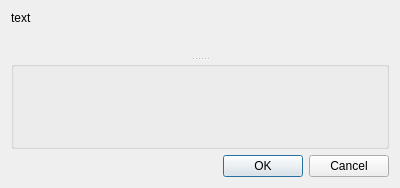
<?xml version="1.0" encoding="UTF-8"?>
<ui version="4.0">
 <class>Dialog</class>
 <widget class="QDialog" name="Dialog">
  <property name="geometry">
   <rect>
    <x>0</x>
    <y>0</y>
    <width>400</width>
    <height>188</height>
   </rect>
  </property>
  <property name="windowTitle">
   <string>Dialog</string>
  </property>
  <layout class="QVBoxLayout" name="verticalLayout_4">
   <item>
    <widget class="QSplitter" name="splitter">
     <property name="orientation">
      <enum>Qt::Vertical</enum>
     </property>
     <widget class="QLabel" name="text">
      <property name="sizePolicy">
       <sizepolicy hsizetype="Preferred" vsizetype="Minimum">
        <horstretch>0</horstretch>
        <verstretch>0</verstretch>
       </sizepolicy>
      </property>
      <property name="text">
       <string>text</string>
      </property>
      <property name="alignment">
       <set>Qt::AlignLeading|Qt::AlignLeft|Qt::AlignTop</set>
      </property>
      <property name="wordWrap">
       <bool>true</bool>
      </property>
     </widget>
     <widget class="QGroupBox" name="groupBox">
      <property name="title">
       <string/>
      </property>
      <layout class="QVBoxLayout" name="verticalLayout_3">
       <item>
        <layout class="QVBoxLayout" name="vbox_choices"/>
       </item>
      </layout>
     </widget>
    </widget>
   </item>
   <item>
    <widget class="QDialogButtonBox" name="buttons">
     <property name="orientation">
      <enum>Qt::Horizontal</enum>
     </property>
     <property name="standardButtons">
      <set>QDialogButtonBox::Cancel|QDialogButtonBox::Ok</set>
     </property>
    </widget>
   </item>
  </layout>
 </widget>
 <resources/>
 <connections>
  <connection>
   <sender>buttons</sender>
   <signal>accepted()</signal>
   <receiver>Dialog</receiver>
   <slot>accept()</slot>
   <hints>
    <hint type="sourcelabel">
     <x>248</x>
     <y>254</y>
    </hint>
    <hint type="destinationlabel">
     <x>157</x>
     <y>274</y>
    </hint>
   </hints>
  </connection>
  <connection>
   <sender>buttons</sender>
   <signal>rejected()</signal>
   <receiver>Dialog</receiver>
   <slot>reject()</slot>
   <hints>
    <hint type="sourcelabel">
     <x>316</x>
     <y>260</y>
    </hint>
    <hint type="destinationlabel">
     <x>286</x>
     <y>274</y>
    </hint>
   </hints>
  </connection>
 </connections>
</ui>
